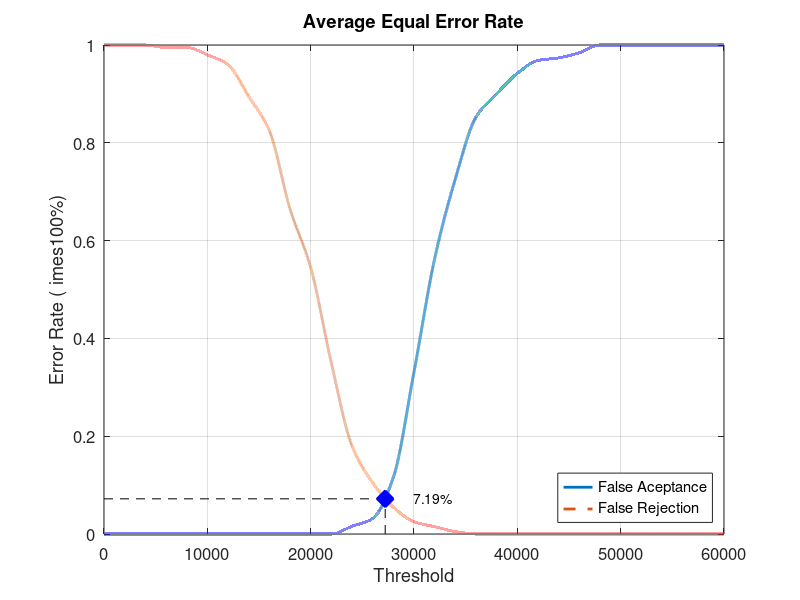
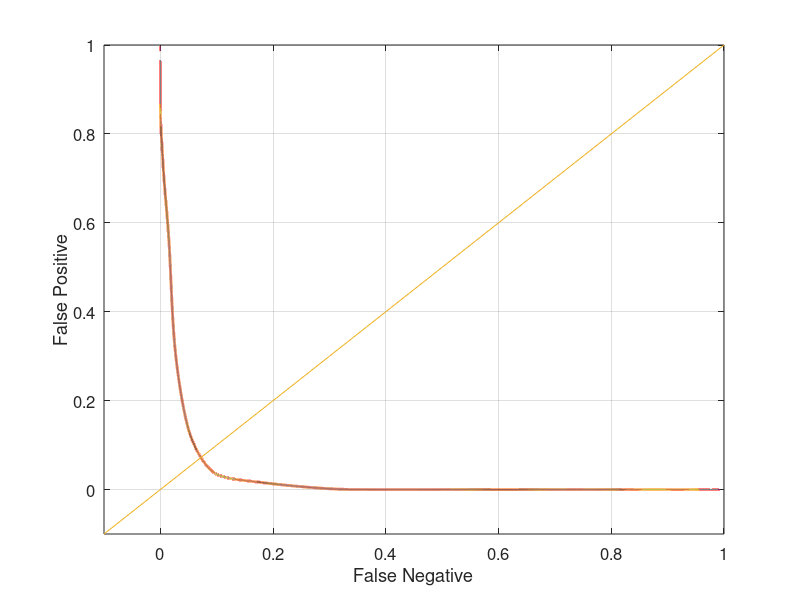

Recreate these plots in MATLAB, in order.
close all;
clear;
clc;
x = 0:2000:60000;
xq = 0:0.5:60000;

y0 = [0 0 0 0 0 0 0 0 0 0 0 0 0.0157895 0.0315789 0.115789 0.331579 0.563158 0.726316 0.852632 0.9 0.942105 0.968421 0.973684 0.984211 1 1 1 1 1 1 1]
yy0 = interp1(x, y0, xq, 'pchip');
y1 = [1 1 1 0.995 0.995 0.98 0.96 0.895 0.825 0.665 0.545 0.35 0.18 0.105 0.055 0.025 0.015 0.005 0 0 0 0 0 0 0 0 0 0 0 0 0]
yy1 = interp1(x, y1, xq, 'pchip');

% Calculating EER: 
y2 = abs(y0 - y1);
find(y2 == min(y2))
yy2 = abs(yy0 - yy1);
xEER = find(yy2 == min(yy2));
xEERIndex = xq(xEER) % X-axis EER
yEER = yy0(xEER) % Y-axis EER

main = figure
plot(xq, yy0,'-','LineWidth', 2);	hold on
plot(xq, yy1,'--','LineWidth', 2);	hold on
plot([xEERIndex xEERIndex], [0 yEER], 'k--');	hold on
plot([0 xEERIndex], [yEER yEER], 'k--');	hold on
plot(xEERIndex, yEER, 'bx', 'LineWidth', 10);	hold on
text(xEERIndex + 10 * xEERIndex / 100, yEER, [num2str(round((10000 * yEER)) / 100) '%'])
legend('False Aceptance', 'False Rejection', 'Location', 'SouthEast')
xlabel('Threshold')
ylabel('Error Rate (	imes100%)')
title('Average Equal Error Rate')
set(gca, 'FontSize', 12)
axis([0 60000 0 1])
grid on

print(main, 'Database3_2Main', '-dpng');
FNRxFPR = figure('Color', [1 1 1]);
plot(yy1, yy0, '-', yy1, yy0, 'LineWidth', 2);
hold on
y = -0.1:0.1:1
plot(y, y); 
set(gca, 'FontSize', 12)
xlabel('False Negative')
ylabel('False Positive')
axis([-0.1 1 -0.1 1])
set(gca, 'FontSize', 12)
grid on

print(FNRxFPR, 'Database3_2FNRxFPR','-dpng');
